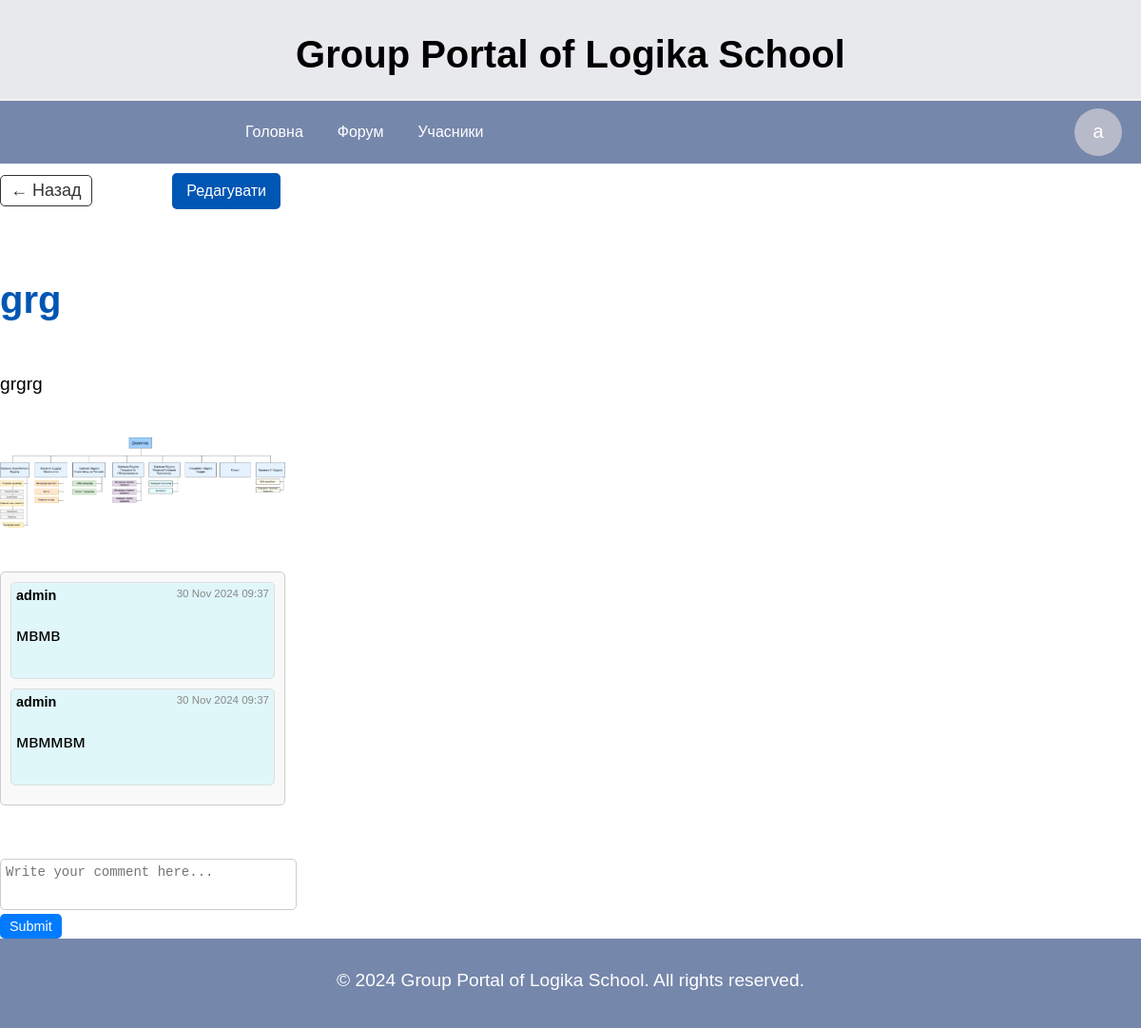
The page /forum-post/6/ (signed in) on the database as committed earlier.
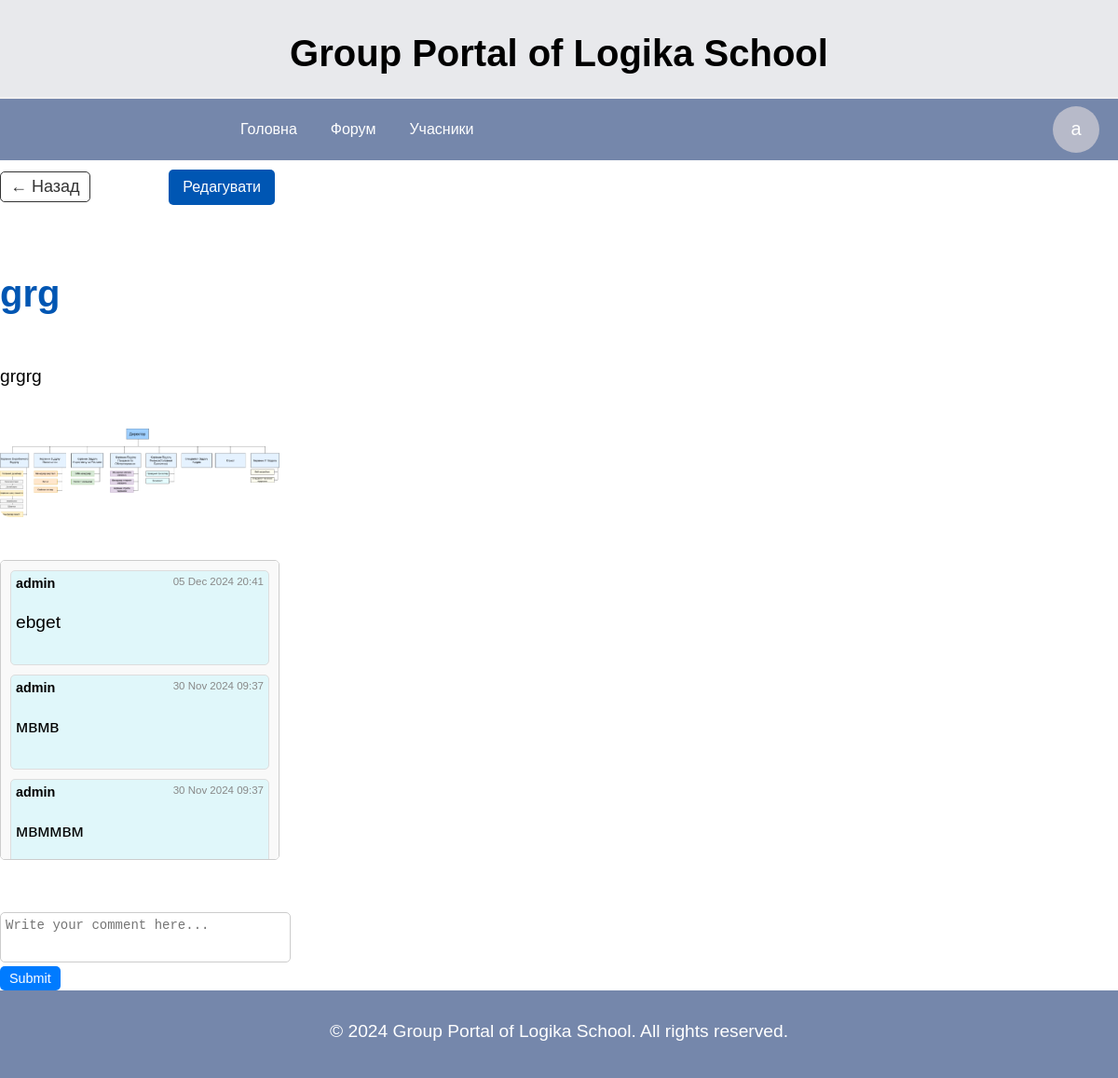
The same page on the database as committed later.
### portal/models.py (models this page shows, shortened)
class Comment(models.Model):
    user = models.ForeignKey(User, on_delete=models.CASCADE)
    content_type = models.ForeignKey(ContentType, on_delete=models.CASCADE)
    object_id = models.PositiveIntegerField()
    content_object = GenericForeignKey('content_type', 'object_id')
    text = models.TextField()
    created_at = models.DateTimeField(auto_now_add=True)

### portal/views.py (the view, shortened to what this page needs)
# urls.py: path('forum-post/<int:pk>/', views.ForumPostDetailView.as_view(), name='forum_post_detail'),
class ForumPostDetailView(LoginRequiredMixin,FormMixin, DetailView):
    model = ForumPost
    template_name = 'portal/forum/forum_post_detail.html'
    context_object_name = 'forum_posts'
    form_class = CommentForm
    def get_context_data(self, **kwargs):
        context = super().get_context_data(**kwargs)
        context['form'] = self.get_form()
        context['comments'] = self.object.comments.all().order_by('-created_at')
        return context

### portal/forms.py
class CommentForm(forms.ModelForm):
    class Meta:
        model = Comment
        fields = ['text']
        widgets = {
            'text': forms.Textarea(attrs={'placeholder': 'Write your comment here...', 'rows': 3})
        }

### portal/context_processors.py (called while the page is built)
def profile_photo_context(request):
    profile_photo = None
    if request.user.is_authenticated:
        profile_photo = ProfilePhoto.objects.filter(user=request.user).first()
    return {'profile_photo': profile_photo}

### templates/portal/forum/forum_post_detail.html (shortened to what this page needs)
{% extends 'base.html' %}
{% load static %}
{% load has_permission %}
{% block content %}
<link rel="stylesheet" href="{% static 'forum_post_detail.css' %}">
<div class="main-container">
    <div class="header-container">
        <a href="{% url 'forum_post_list' object.category.id  %}" class="back-btn">&#8592; Назад</a>
        <a href="{% url 'edit_forum_post' object.id %}" class="edit-link">Редагувати</a>
    </div>
    <h1>{{ object.title }}</h1>
    <p>{{ object.text }}</p>
    <div class="media-container">
        {% if object.image %}
            <img src="{{ object.image.url }}" alt="Post Image">
        {% endif %}
    </div>
    <div class="comments-list" id="comments-list">
        {% for comment in comments %}
            <div class="comment-block {% if comment.user == request.user %}current-user{% endif %}">
                <div class="comment-header">
                    <span class="comment-author">{{ comment.user.username }}</span>
                    <span class="comment-date">{{ comment.created_at|date:"d M Y H:i" }}</span>
                </div>
                <p class="comment-text">{{ comment.text }}</p>
            </div>
        {% empty %}
            <p>No comments yet.</p>
        {% endfor %}
    </div>
    <div class="comment-form-container">
        <form id="comment-form" method="post" action="{% url 'add_comment' object.id %}" class="comment-form">
            <textarea id="comment-textarea" name="text" placeholder="Write your comment here..." required></textarea>
            <button type="submit" class="btn">Submit</button>
        </form>
    </div>
</div>
{% endblock %}

Rows that differ between the two databases and show on the page:
added Comment: user.username "admin", created_at "05 Dec 2024 20:41", text "ebget"
